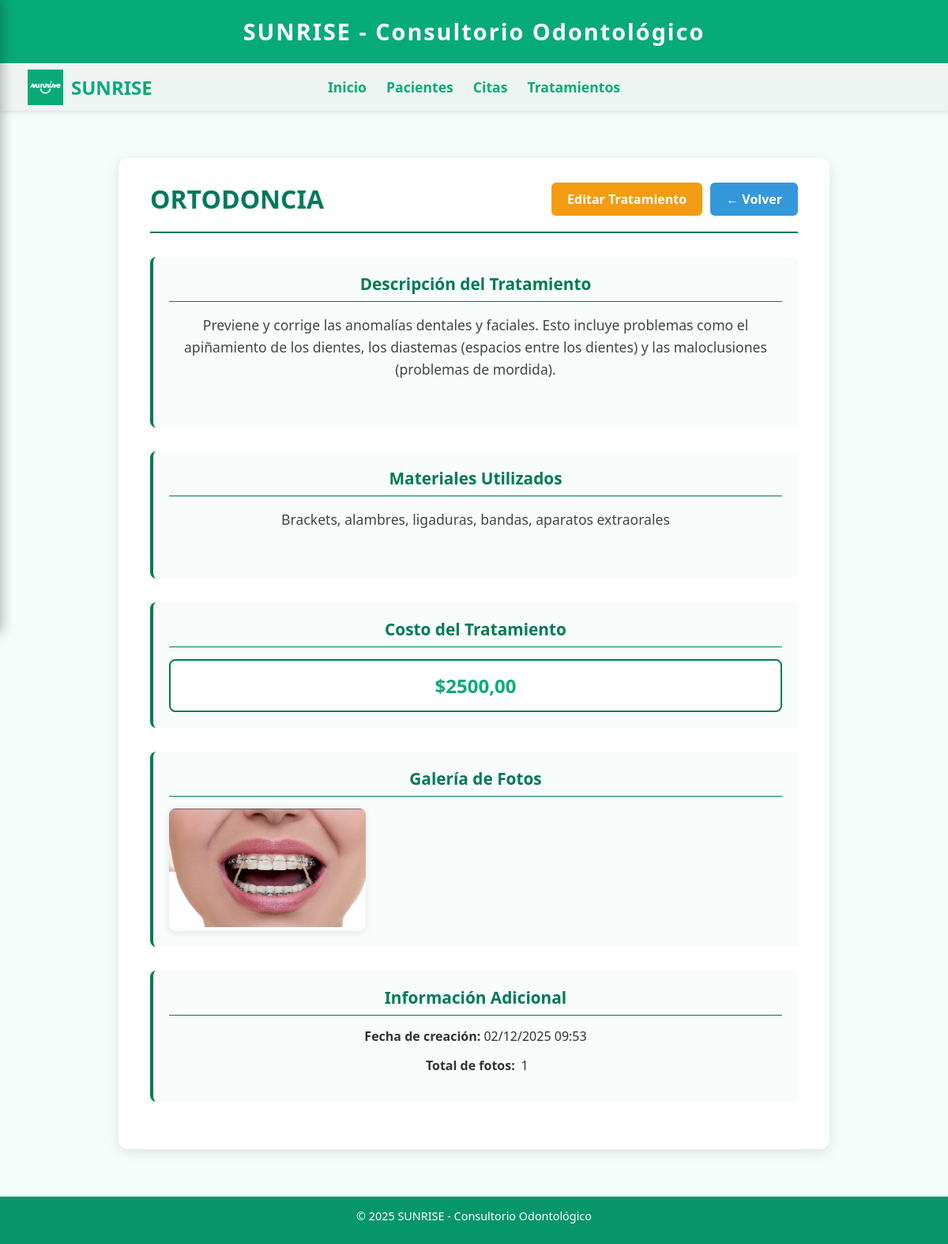
/tratamientos/6/ (signed in), run on the app's committed database.
### SUNRISE/models.py (models this page shows, shortened)
class Tratamiento(models.Model):
    titulo = models.CharField(max_length=200)
    descripcion = models.TextField()
    materiales = models.TextField()
    costo = models.DecimalField(max_digits=10, decimal_places=2)
    fecha_creacion = models.DateTimeField(auto_now_add=True)

class FotoTratamiento(models.Model):
    tratamiento = models.ForeignKey(Tratamiento, on_delete=models.CASCADE, related_name='fotos')
    imagen = models.ImageField(upload_to='tratamientos/')
    descripcion = models.CharField(max_length=200, blank=True)

### SUNRISE/views.py (the view)
# urls.py: path('tratamientos/<int:tratamiento_id>/', views.ver_tratamiento, name='ver_tratamiento'),
@auth_required
def ver_tratamiento(request, tratamiento_id):
    tratamiento = get_object_or_404(Tratamiento, id=tratamiento_id)
    return render(request, 'ver_tratamiento.html', {'tratamiento': tratamiento})

### SUNRISE/templates/ver_tratamiento.html (shortened to what this page needs)
{% extends 'base.html' %}
{% load static %}
{% block content %}
<div class="detalle-container">
    <div class="header-detalle">
        <h1 class="titulo-detalle">{{ tratamiento.titulo }}</h1>
        <div class="acciones-detalle">
            <a href="{% url 'editar_tratamiento' tratamiento.id %}" class="btn-accion btn-editar">
                Editar Tratamiento
            </a>
            <a href="{% url 'tratamientos' %}" class="btn-accion btn-volver">
                ← Volver
            </a>
        </div>
    </div>
    <div class="seccion">
        <h3 class="seccion-titulo">Descripción del Tratamiento</h3>
        <div class="info-item">
            <p style="white-space: pre-wrap; line-height: 1.6;">{{ tratamiento.descripcion }}</p>
        </div>
    </div>
    <div class="seccion">
        <h3 class="seccion-titulo">Materiales Utilizados</h3>
        <div class="info-item">
            <p style="white-space: pre-wrap; line-height: 1.6;">{{ tratamiento.materiales }}</p>
        </div>
    </div>
    <div class="seccion">
        <h3 class="seccion-titulo">Costo del Tratamiento</h3>
        <div class="costo">
            ${{ tratamiento.costo }}
        </div>
    </div>
    <div class="seccion">
        <h3 class="seccion-titulo">Galería de Fotos</h3>
        {% if tratamiento.fotos.all %}
            <div class="galeria-fotos">
                {% for foto in tratamiento.fotos.all %}
                <div class="foto-item">
                    <img src="{{ foto.imagen.url }}" alt="Foto del tratamiento" class="foto-img">
                </div>
                {% endfor %}
            </div>
        {% else %}
            <div class="sin-fotos">
                No hay fotos registradas para este tratamiento
            </div>
        {% endif %}
    </div>
    <div class="seccion">
        <h3 class="seccion-titulo">Información Adicional</h3>
        <div class="info-item">
            <span class="info-label">Fecha de creación:</span>
            {{ tratamiento.fecha_creacion|date:"d/m/Y H:i" }}
        </div>
        <div class="info-item">
            <span class="info-label">Total de fotos:</span>
            {{ tratamiento.fotos.count }}
        </div>
    </div>
</div>
{% endblock %}

### SUNRISE/templates/base.html (style rules this page uses)
* { margin: 0; padding: 0; box-sizing: border-box; }
body { margin: 0; font-family: 'Segoe UI', Tahoma, Geneva, Verdana, sans-serif; background-color: #f4fdf9; color: #333; transition: margin-left 0.3s ease; padding-top: 140px; padding-bottom: 60px; min-height: 100vh; }
.content p { font-size: 1.1rem; color: #444; margin-bottom: 40px; }

### SUNRISE/templates/ver_tratamiento.html (style rules this page uses)
.detalle-container { max-width: 900px; margin: 40px auto; background: #fff; padding: 30px 40px; border-radius: 12px; box-shadow: 0px 4px 16px rgba(0,0,0,0.10); }
.header-detalle { display: flex; justify-content: space-between; align-items: center; margin-bottom: 30px; padding-bottom: 20px; border-bottom: 2px solid #007a57; }
.titulo-detalle { color: #007a57; font-size: 2rem; font-weight: bold; margin: 0; }
.acciones-detalle { display: flex; gap: 10px; }
.btn-accion { padding: 10px 20px; border-radius: 6px; text-decoration: none; font-weight: bold; transition: all 0.3s; }
.btn-editar { background: #f39c12; color: white; }
.btn-volver { background: #3498db; color: white; }
.seccion { margin-bottom: 30px; padding: 20px; background: #f8fdfb; border-radius: 8px; border-left: 4px solid #007a57; }
.seccion-titulo { color: #007a57; font-size: 1.3rem; font-weight: bold; margin-bottom: 15px; border-bottom: 1px solid #007a57; padding-bottom: 8px; }
.info-item { margin-bottom: 15px; }
.info-label { font-weight: bold; color: #333; display: inline-block; min-width: 120px; }
.galeria-fotos { display: grid; grid-template-columns: repeat(auto-fill, minmax(200px, 1fr)); gap: 15px; margin-top: 15px; }
.foto-item { position: relative; border-radius: 8px; overflow: hidden; box-shadow: 0px 2px 8px rgba(0,0,0,0.1); }
.foto-img { width: 100%; height: 150px; object-fit: cover; transition: transform 0.3s; }
.costo { font-size: 1.5rem; font-weight: bold; color: #07AB78; text-align: center; padding: 15px; background: white; border-radius: 8px; border: 2px solid #007a57; }

### data on the page
Tratamiento: titulo "ORTODONCIA", descripcion "Previene y corrige las anomalías dentales y faciales. Esto incluye problemas como el apiñamiento de los dientes, los diastemas (espacios entre los dientes) y las maloclusiones (problemas de mordida).", materiales "Brackets, alambres, ligaduras, bandas, aparatos extraorales", costo "2500,00", fecha_creacion "02/12/2025 09:53", fotos.count "1"
FotoTratamiento: imagen (picture)
